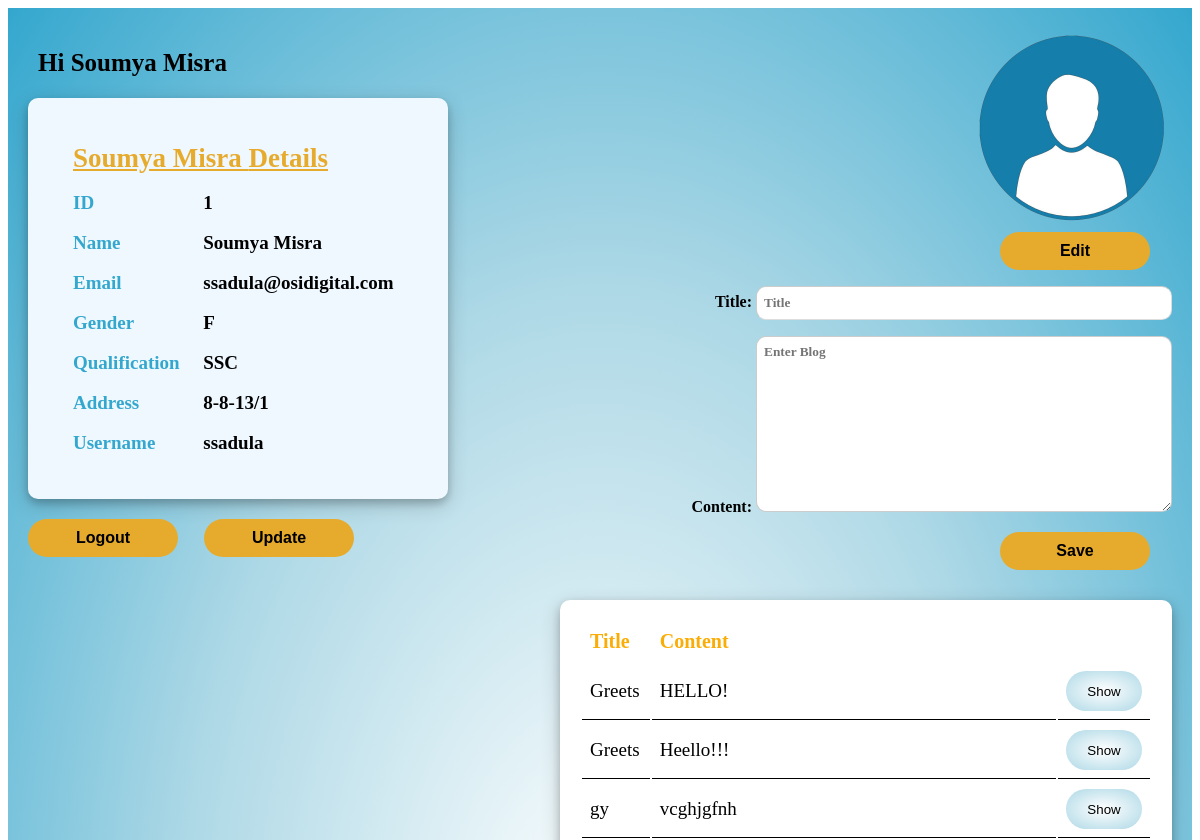
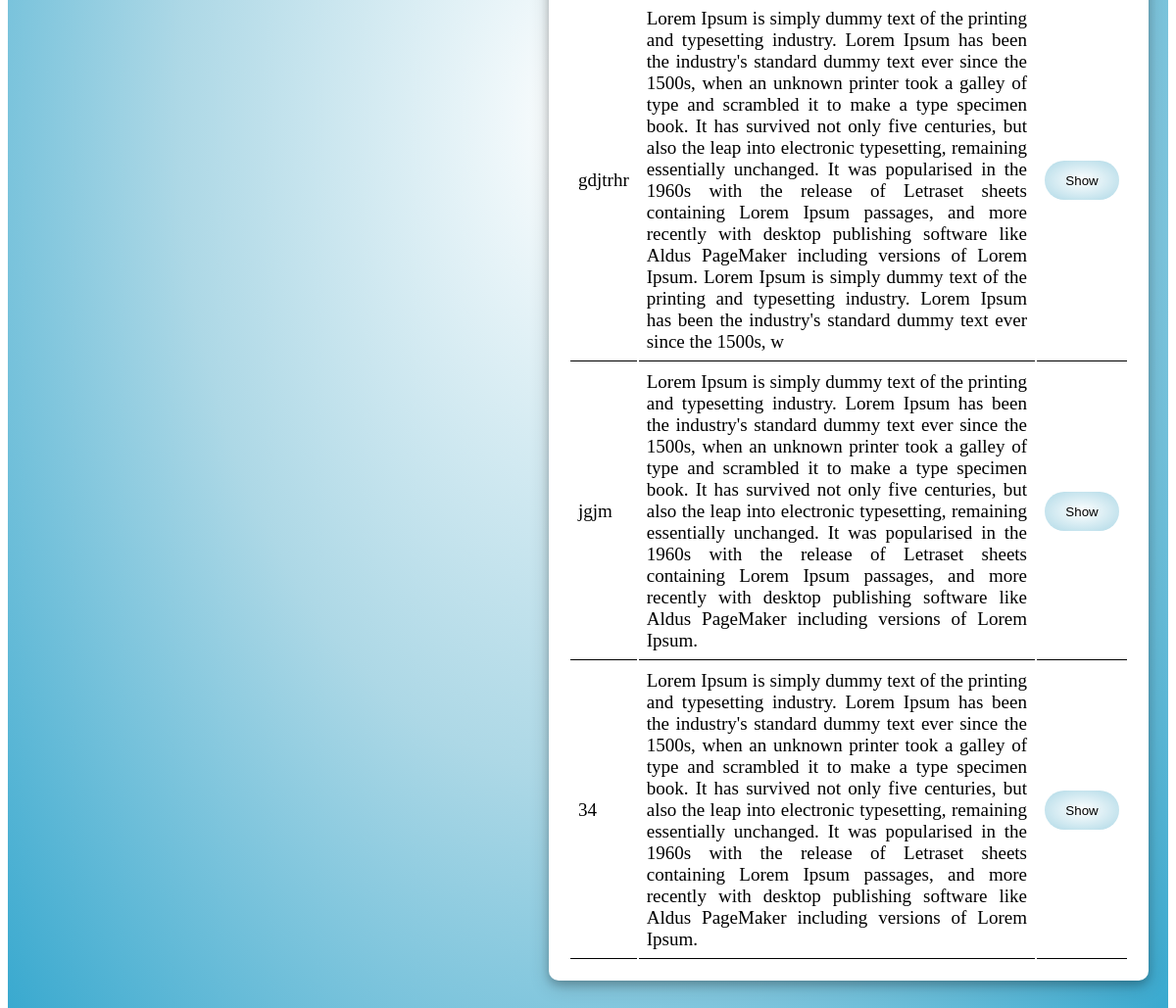
Screenshot of /app/home/details/1/ with the database file from the repository (2 pictures, top to bottom).
### student_management_app/models.py (models this page shows)
class User(models.Model):
    name=models.CharField(max_length=50)
    email=models.EmailField(unique=True)
    gender=models.CharField(max_length=6)
    phoneNumber=models.BigIntegerField(max_length=10)
    Qualification = models.CharField(max_length=20)
    Address = models.TextField(max_length=120)
    username = models.CharField(max_length=30,unique=True)
    password=models.CharField(max_length=100)
    image = models.ImageField(upload_to='images',default="C:/Users/ssadula/Pictures/StudentManagamentProject/media/images/p1.png")

class BlogPost(models.Model):
    title = models.CharField(max_length=200)
    content = models.TextField()
    author = models.ForeignKey(User, on_delete=models.CASCADE)

### student_management_app/views.py (the view)
# urls.py: path('home/details/<int:id>/',views.UserDetails),
def UserDetails(request,id):
    user = User.objects.get(id=id)
    blogOfUser = BlogPost.objects.filter(author_id = user)
    context = {
        'user' : user,
        'blog' : BlogPostForm(),
        'blogs' : blogOfUser,
    }
    if request.method == 'POST':
        title = request.POST.get('title')
        content = request.POST.get('content')
        post = BlogPost(title=title, content=content, author=user)
        post.save()
    return render(request,"UserPage.html",context)

### student_management_app/forms.py
class BlogPostForm(forms.ModelForm):
    class Meta:
        model = BlogPost
        fields = ['title','content']
        widgets = {
            'title': TextInput(attrs={
                'class': "form-control",
                'style': 'width: 400px;height: 18px;padding: 7px;border-radius: 10px;border-width: 1px;border-color: rgba(0, 0, 0, 0.2);font-family: Georgia;font-weight:bold;',
                'placeholder': 'Title'
                }),
            'content':  Textarea(attrs={
                'rows' : 10,
                'cols' : 50,
                'style': 'width: 400px;padding: 7px;border-radius: 10px;border-width: 1px;border-color: rgba(0, 0, 0, 0.2);font-family: Georgia;font-weight:bold;',
                'placeholder': 'Enter Blog'
                }),
            }

### student_management_app/Templates/UserPage.html (shortened to what this page needs)
<!DOCTYPE html>
<html lang="en">
<head>
</head>
<body>
    <div class="whole-page">
        <div class="page-container">
            <div class="left-container">
                <div class="top">
                    <h2>Hi {{ user.name}}</h2>
                </div>
                <table class="table-style">
                    <tr>
                        <th class="colms" id="userheading" colspan="2">{{user.name}} Details</th>
                    </tr>
                    <tr>
                        <td class="colms">ID</td>
                        <td class="result">{{user.id}}</td>
                    </tr>
                    <tr>
                        <td class="colms">Name</td>
                        <td class="result">{{user.name}}</td>
                    </tr>
                    <tr>
                        <td class="colms">Email</td>
                        <td class="result">{{user.email}}</td>
                    </tr>
                    <tr>
                        <td class="colms">Gender</td>
                        <td class="result">{{user.gender}}</td>
                    </tr>
                    <tr>
                        <td class="colms">Qualification</td>
                        <td class="result">{{user.Qualification}}</td>
                    </tr>
                    <tr>
                        <td class="colms">Address</td>
                        <td class="result">{{user.Address}}</td>
                    </tr>
                    <tr>
                        <td class="colms">Username</td>
                        <td class="result">{{user.username}}</td>
                    </tr>
                </table>
                <div class="btns">
                    <button type="submit" class="save-btn"><a href="http://127.0.0.1:8000/app/Home/">Logout</a></button>
                    <button type="submit" class="save-btn"><a href="http://127.0.0.1:8000/app/Home/register/{{user.id}}">Update</a></button>
                </div>
            </div>
            <div class="right-container">
                <div>
                    <img src="{{ user.image.url }}" class="profile-img"><br>
                    <button type="submit" class="save-btn"><a href="editprofilepic/">Edit</a></button>
                </div>
                <div class="blog-form">
                    <form action="" method="post">
                        {{blog.as_p}}
                        <div>
                            <button type="submit" class="save-btn" >Save</button>
                        </div>
                    </form>
                </div>
                <div class="blog-container">
                    {% if not blogs %}
                    <h3>No Blogs to display</h3>
                    {% else  %}
                    <table>
                        <tr>
                            <th class="blog-table-th">Title</th>
                            <th class="blog-table-th">Content</th>
                            <th class="blog-table-th"></th>
                        </tr>
                        {%for blog in blogs%}
                        <tr>
                            <td class="blog-td">{{blog.title}}</td>
                            <td class="blog-td">{{blog.content}}</td>
                            <td class="blog-td"><button class="logout-button get-detail" onclick="displayAccess()">
                                <a href="#">{% if is_enabled %} Hide {% else %} Show {% endif %} </a>
                            </button></td>
                        </tr>
                        {%endfor%}
                    </table>
                    {% endif %}
                </div>
        </div>
    </div>
</body>
</html>

### student_management_app/Templates/UserPage.html (style rules this page uses)
body { min-height: 100vh; }
.whole-page { margin: 0px; padding: 20px; background-image: radial-gradient(white,lightblue,rgb(52, 167, 206)); min-height: 100vh; font-family: Georgia, 'Times New Roman', Times, serif; box-sizing: border-box; }
a { text-decoration: none; color: black; }
.logout-button { background-image: radial-gradient(white,lightblue); width: 150px; height: 38px; text-align: center; border-width: 0px; border-radius: 20px; }
h2 { color: black; margin-left: 10px; font-size: 25px; }
.table-style { top: 70px; border-radius: 10px; background-color: aliceblue; height: fit-content; padding: 35px; box-shadow: 0 4px 8px 0 rgba(0, 0, 0, 0.2), 0 6px 20px 0 rgba(0, 0, 0, 0.19); margin-bottom: 20px; }
td { font-size: 19px; padding: 8px; }
.colms { font-family: Georgia, 'Times New Roman', Times, serif; color: rgb(52, 167, 206); font-weight: bold; font-size: 19px; width: fit-content; }
.result { font-weight: bold; font-size: 19px; }
th { text-align: left; padding: 8px; text-decoration: underline; }
#userheading { font-size: 27px; color: rgb(230, 171, 45); }
.blog-container { width: 50%; margin-top: 30px; background-color: white; margin-bottom: 50px; padding: 20px; box-shadow: 0 4px 8px 0 rgba(0, 0, 0, 0.2), 0 6px 20px 0 rgba(0, 0, 0, 0.19); border-radius: 10px; text-align: left; }
.profile-img { width: 200px; height: 200px; border-radius: 150px; }
.page-container { width: 100%; display: flex; flex-direction: row; justify-content: space-between; }
.blog-form { font-weight: bold; }
.save-btn { background-color: rgb(230, 171, 45); width: 150px; height: 38px; text-align: center; border-width: 0px; border-radius: 20px; margin-right: 22px; font-weight: 600; font-size: 16px; }
.left-container { display: flex; width: 35%; flex-direction: column; position: fixed; }
.blog-td { border-bottom: 1px solid black; text-align: justify; }
.blog-table-th { text-decoration: none; color: rgb(250, 173, 6); font-weight: bolder; font-size: 20px; }
.get-detail { width: 76px; height: 40px; }
.right-container { width: 100%; text-align: right; display: flex; flex-direction: column; justify-content: end; align-items: flex-end; }

### rows the page displays
User: name "Soumya Misra", id "1", email "ssadula@osidigital.com", gender "F", Qualification "SSC", Address "8-8-13/1", username "ssadula", image (picture)
BlogPost: title "Greets", content "HELLO!"
BlogPost: title "Greets", content "Heello!!!"
BlogPost: title "gy", content "vcghjgfnh"
BlogPost: title "gdjtrhr", content "Lorem Ipsum is simply dummy text of the printing and typesetting industry. Lorem Ipsum has been the industry's standard dummy text ever since the 1500s, when an unknown printer took a galley of type and scrambled it to make a type specimen book. It has survived not only five centuries, but also the leap into electronic typesetting, remaining essentially unchanged. It was popularised in the 1960s with the release of Letraset sheets containing Lorem Ipsum passages, and more recently with desktop publishing software like Aldus PageMaker including versions of Lorem Ipsum. Lorem Ipsum is simply dummy text of the printing and typesetting industry. Lorem Ipsum has been the industry's standard…"
BlogPost: title "jgjm", content "Lorem Ipsum is simply dummy text of the printing and typesetting industry. Lorem Ipsum has been the industry's standard dummy text ever since the 1500s, when an unknown printer took a galley of type and scrambled it to make a type specimen book. It has survived not only five centuries, but also the leap into electronic typesetting, remaining essentially unchanged. It was popularised in the 1960s with the release of Letraset sheets containing Lorem Ipsum passages, and more recently with desktop publishing software like Aldus PageMaker including versions of Lorem Ipsum."
BlogPost: title "34", content "Lorem Ipsum is simply dummy text of the printing and typesetting industry. Lorem Ipsum has been the industry's standard dummy text ever since the 1500s, when an unknown printer took a galley of type and scrambled it to make a type specimen book. It has survived not only five centuries, but also the leap into electronic typesetting, remaining essentially unchanged. It was popularised in the 1960s with the release of Letraset sheets containing Lorem Ipsum passages, and more recently with desktop publishing software like Aldus PageMaker including versions of Lorem Ipsum."
